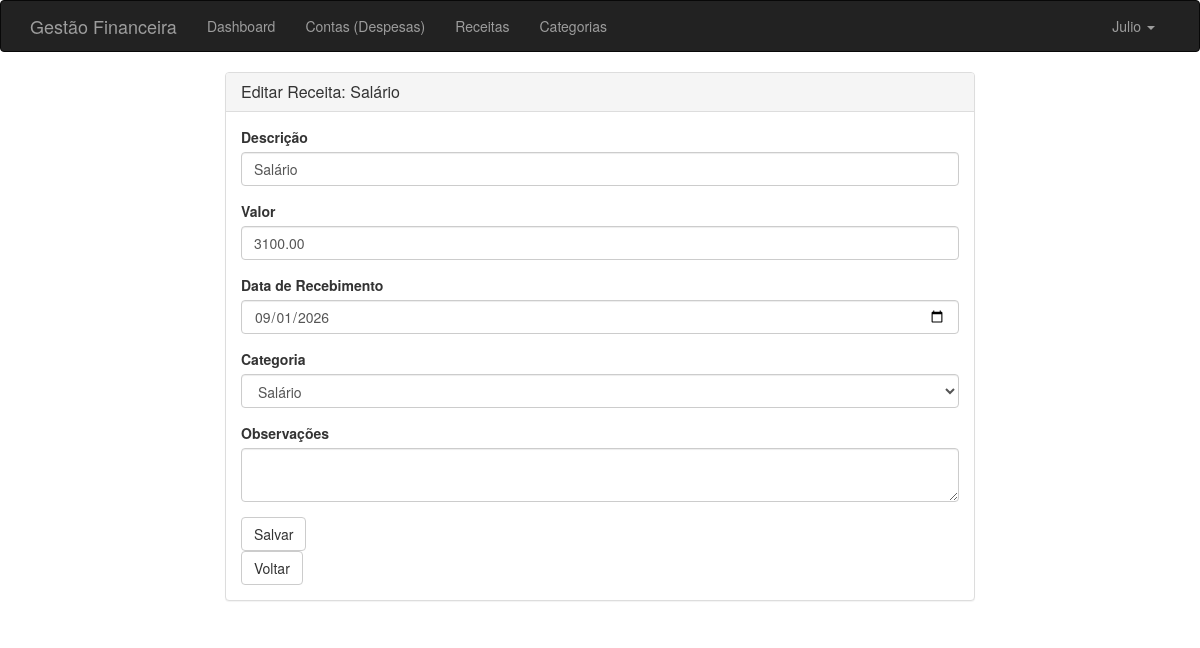
The page /receitas/1/editar (signed in) on the database its author committed.
### app/models/tables.py (models this page shows, shortened)
class User(UserMixin, db.Model):
    __tablename__ = 'users'
    id = db.Column(db.Integer, primary_key=True)
    user_name = db.Column(db.String(64), unique=True, index=True)
    email = db.Column(db.String(120), unique=True, index=True)
    password_hash = db.Column(db.String(256))
    role_id = db.Column(db.Integer, db.ForeignKey('roles.id'))
    contas = db.relationship('Conta', backref='user', lazy='dynamic')
    receitas = db.relationship('Receita', backref='user', lazy='dynamic')
    categorias = db.relationship('Categoria', backref='user', lazy='dynamic')

class Receita(db.Model):
    __tablename__ = 'receitas'
    id = db.Column(db.Integer, primary_key=True)
    descricao = db.Column(db.String(128), nullable=False)
    valor = db.Column(db.Numeric(10, 2), nullable=False)
    data_recebimento = db.Column(db.Date, nullable=False)
    observacoes = db.Column(db.Text, nullable=True)
    categoria_id = db.Column(db.Integer, db.ForeignKey('categorias.id'), nullable=False)
    user_id = db.Column(db.Integer, db.ForeignKey('users.id'), nullable=False)

### app/controllers/receitas.py (the view, shortened to what this page needs)
@bp.route('/<int:id>/editar', methods=['GET', 'POST'])
@login_required
def editar(id):
    receita = Receita.query.filter_by(id=id, user_id=current_user.id).first_or_404()
    form = ReceitaForm(obj=receita)
    _popular_categorias_form(form, TipoCategoria.RECEITA)
    form.categoria.data = receita.categoria_id
    return render_template('receitas/editar.html', form=form, receita=receita)

### app/models/forms.py
class ReceitaForm(FlaskForm):
    descricao = StringField('Descrição', validators=[DataRequired(), Length(min=2, max=128)])
    valor = DecimalField('Valor', validators=[DataRequired(), NumberRange(min=0.01)], places=2)
    data_recebimento = DateField('Data de Recebimento', format='%Y-%m-%d', validators=[DataRequired()])
    categoria = SelectField('Categoria', coerce=int, validators=[DataRequired()])
    observacoes = TextAreaField('Observações', validators=[Optional(), Length(max=500)])
    submit = SubmitField('Salvar')

### app/controllers/receitas.py (called while the page is built)
def _popular_categorias_form(form, tipo=TipoCategoria.RECEITA):
    categorias = Categoria.query.filter_by(
        user_id=current_user.id,
        tipo=tipo
    ).order_by(Categoria.nome).all()
    form.categoria.choices = [(c.id, c.nome) for c in categorias]

### app/models/tables.py (called while the page is built)
@login_manager.user_loader
def load_user(user_id):
    return db.session.get(User, int(user_id))

### app/templates/receitas/editar.html
{% extends 'base.html' %}
{% import 'bootstrap/wtf.html' as wtf %}
{% block page_content %}
<div class="row">
    <div class="col-md-8 col-md-offset-2">
        <div class="panel panel-default">
            <div class="panel-heading">
                <h3 class="panel-title">Editar Receita: {{ receita.descricao }}</h3>
            </div>
            <div class="panel-body">
                {{ wtf.quick_form(form, action=url_for('receitas.editar', id=receita.id), method='post') }}
                <a href="{{ url_for('receitas.listar') }}" class="btn btn-default">Voltar</a>
            </div>
        </div>
    </div>
</div>
{% endblock %}

### app/templates/base.html (shortened to what this page needs)
{% extends 'bootstrap/base.html' %}
{% block navbar %}
<div class="navbar navbar-inverse" role="navigation">
  <div class="container">
    <div class="navbar-header">
      <a class="navbar-brand" href="{{ url_for('main.index') }}">Gestão Financeira</a>
    </div>
    <div class="navbar-collapse collapse">
      <ul class="nav navbar-nav">
        <li><a href="{{ url_for('main.index') }}">Dashboard</a></li>
        <li><a href="{{ url_for('contas.listar') }}">Contas (Despesas)</a></li>
        <li><a href="{{ url_for('receitas.listar') }}">Receitas</a></li>
        <li><a href="{{ url_for('categorias.listar') }}">Categorias</a></li>
      </ul>
      <ul class="nav navbar-nav navbar-right">
        {% if current_user.is_authenticated %}
        <li class="dropdown">
          <a href="#" class="dropdown-toggle" data-toggle="dropdown">
            {{ current_user.user_name }} <b class="caret"></b>
          </a>
        </li>
        {% else %}
        <li><a href="{{ url_for('auth.login') }}">Login</a></li>
        <li><a href="{{ url_for('auth.register') }}">Registrar</a></li>
        {% endif %}
      </ul>
    </div>
  </div>
</div>
{% endblock %}
{% block content %}
<div class="container">
    {% block page_content %}{% endblock %}
</div>
{% endblock %}

### rows shown on the page
User: user_name "Julio"
Receita: descricao "Salário", valor "3100.00", data_recebimento "09/01/2026", categoria "Salário"
